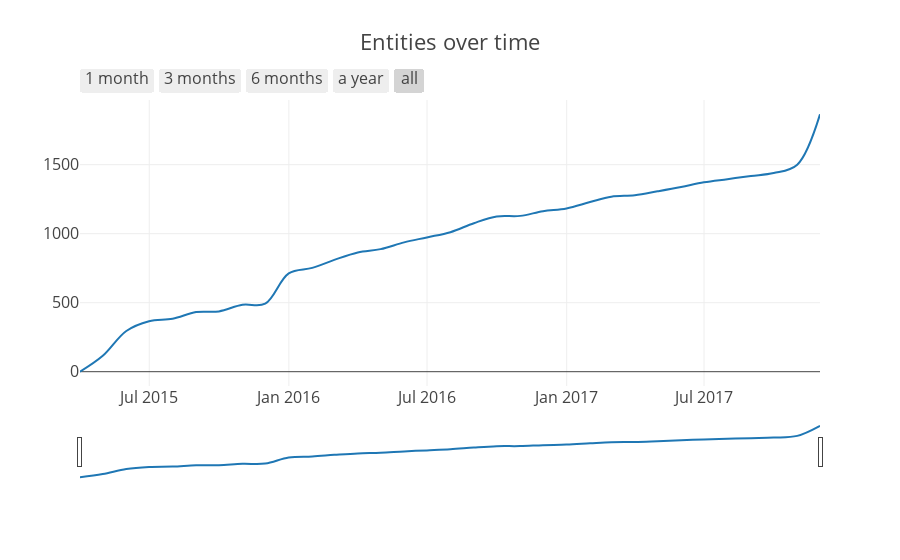

This figure's notebook cell:
### Code cell
# This one takes sligtly longer to execute than the others.
entities = bb_conn.execute(select([Entity.bbid, Entity.type]))
entity_to_creation_date = lambda e: bbid_to_creation_date(bbid=e[0], type_=e[1])
entities_created_at = list(__.map(entity_to_creation_date, entities))

plt.iplot(over_time_chart(entities_created_at, title='Entities over time',
                         frequency='MONTHLY'),
          config=default_plotly_config)

### Figure 1 — Plotly figure (JSON) as saved in the notebook; plotly's stock layout.template omitted (floating-point values rounded to 4 significant figures)
{"data": [{"line": {"shape": "spline"}, "type": "scatter", "x": ["2015-03-31 18:30:00", "2015-04-30 18:30:00", "2015-05-31 18:30:00", "2015-06-30 18:30:00", "2015-07-31 18:30:00", "2015-08-31 18:30:00", "2015-09-30 18:30:00", "2015-10-31 18:30:00", "2015-11-30 18:30:00", "2015-12-31 18:30:00", "2016-01-31 18:30:00", "2016-02-29 18:30:00", "2016-03-31 18:30:00", "2016-04-30 18:30:00", "2016-05-31 18:30:00", "2016-06-30 18:30:00", "2016-07-31 18:30:00", "2016-08-31 18:30:00", "2016-09-30 18:30:00", "2016-10-31 18:30:00", "2016-11-30 18:30:00", "2016-12-31 18:30:00", "2017-01-31 18:30:00", "2017-02-28 18:30:00", "2017-03-31 18:30:00", "2017-04-30 18:30:00", "2017-05-31 18:30:00", "2017-06-30 18:30:00", "2017-07-31 18:30:00", "2017-08-31 18:30:00", "2017-09-30 18:30:00", "2017-10-31 18:30:00", "2017-11-30 18:30:00"], "y": [0, 115, 295, 366, 383, 432, 437, 485, 493, 713, 752, 810, 864, 888, 937, 973, 1011, 1076, 1125, 1129, 1163, 1183, 1229, 1268, 1279, 1307, 1338, 1372, 1395, 1418, 1439, 1500, 1865]}], "layout": {"font": {"size": 16}, "title": "Entities over time", "xaxis": {"rangeselector": {"buttons": [{"count": 1, "label": "1 month", "step": "month", "stepmode": "backward"}, {"count": 3, "label": "3 months", "step": "month", "stepmode": "backward"}, {"count": 6, "label": "6 months", "step": "month", "stepmode": "backward"}, {"count": 12, "label": "a year", "step": "month", "stepmode": "backward"}, {"step": "all"}]}, "rangeslider": {}, "type": "date"}}}
